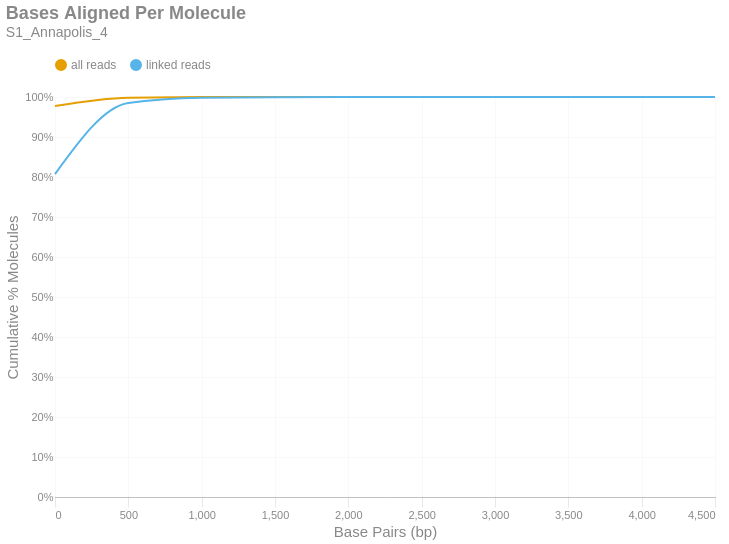

Write notebook code for a chart like this one.
### Markdown cell above
### Bases Aligned Per Molecule
This is a cumulative frequency distribution showing the number of base pairs aligned per unique molecule. These data are shown in 500 bp bins. There are two distributions: one with `all reads` (yellow) and another with only `linked reads` (blue). The percent of molecules in the `linked reads` distribution is relative to the total number of linked molecules.

### Code cell
if SKIPLR:
    print_html(f"Skipped")
else:
    binned_df = consolidated_hist(valids['aligned_bp'], mask, 500, True)
    with SafeRender(binned_df):
        (
            density_plot(binned_df, 'Bases Aligned Per Molecule', samplename, 'basesper')
            .encode(
                x=alt.X('bin:Q', title="Base Pairs (bp)").axis(tickMinStep=500).scale(padding=0),
                y=alt.Y('value:Q', title='Cumulative % Molecules')
                    .axis(format='%')
                    .scale(domain = [0,1])
                    .stack(False),
                color=alt.Color("key:N").scale(domain = ["all reads", "linked reads"]),
                tooltip = [
                    alt.Tooltip("key:N", title = "Data Type"),
                    alt.Tooltip("range_label:N", title="Bases Aligned Per Molecule"),
                    alt.Tooltip("value:Q", format = ".2%", title="% Molecules (Cum.)")
                ]
            )
        ).display()

### Figure 1 — Vega-Lite specification as saved in the notebook (floating-point values rounded to 4 significant figures)
{"width": "container", "height": 400, "config": {"title": {"anchor": "start", "dy": -15, "fontSize": 18, "color": "#888888", "subtitleColor": "#888888", "subtitleFontSize": 14}, "arc": {"fill": "#0072B2"}, "axis": {"domainColor": "#888888", "domainWidth": 0.5, "gridWidth": 0.2, "grid": false, "titleFontWeight": 400, "titleFontSize": 15, "labelFontSize": 11, "labelColor": "#888888", "tickColor": "#888888", "tickWidth": 0.2, "titleColor": "#888888"}, "axisBand": {"grid": false}, "axisX": {"grid": true, "tickSize": 10, "domainCap": "round"}, "axisY": {"domain": false, "grid": true, "tickSize": 0, "domainCap": "round"}, "background": "transparent", "header": {"labelFontSize": 15, "labelColor": "#888888", "titleFontSize": 15, "titleFontWeight": 600, "titleColor": "#888888"}, "legend": {"labelFont": "sans-serif", "labelFontSize": 12, "labelColor": "#888888", "symbolSize": 100, "symbolType": "circle", "titleFontSize": 12, "titlePadding": 10, "titleColor": "#888888", "title": null, "orient": "top"}, "range": {"category": ["#E69F00", "#56B4E9", "#009E73", "#F0E442", "#0072B2", "#D55E00", "#CC79A7", "#000000"], "diverging": ["#cfe8f3", "#a2d4ec", "#73bfe2", "#46abdb", "#1696d2", "#12719e"]}, "area": {"fill": "#0072B2", "fillOpacity": 0.7, "line": true, "strokeOpacity": 0.7}, "line": {"color": "#0072B2", "stroke": "#0072B2", "strokeWidth": 2}, "trail": {"color": "#0072B2", "stroke": "#0072B2", "strokeWidth": 0, "size": 1}, "point": {"filled": true, "fillOpacity": 1.0, "size": 95}, "text": {"color": "#888888", "fontSize": 11, "align": "right", "fontWeight": 400, "size": 11}, "bar": {"fill": "#0072B2", "stroke": null}, "view": {"stroke": null, "continuousWidth": 660, "continuousHeight": 400}}, "data": {"name": "data-a0080128b0e981f843e6a54969496d57"}, "mark": {"type": "line", "interpolate": "monotone", "point": {"opacity": 0, "size": 275}}, "encoding": {"color": {"field": "key", "scale": {"domain": ["all reads", "linked reads"]}, "type": "nominal"}, "tooltip": [{"field": "key", "title": "Data Type", "type": "nominal"}, {"field": "range_label", "title": "Bases Aligned Per Molecule", "type": "nominal"}, {"field": "value", "format": ".2%", "title": "% Molecules (Cum.)", "type": "quantitative"}], "x": {"axis": {"tickMinStep": 500}, "field": "bin", "scale": {"padding": 0}, "title": "Base Pairs (bp)", "type": "quantitative"}, "y": {"axis": {"format": "%"}, "field": "value", "scale": {"domain": [0, 1]}, "stack": false, "title": "Cumulative % Molecules", "type": "quantitative"}}, "params": [{"name": "param_c36ac31b6afebe62", "select": {"type": "point", "fields": ["key"]}, "bind": "legend"}], "title": {"text": "Bases Aligned Per Molecule", "subtitle": "S1_Annapolis_4"}, "transform": [{"fold": ["all reads (cumsum)", "linked reads (cumsum)"]}, {"calculate": "replace(datum.key, ' (cumsum)', '')", "as": "key"}, {"filter": {"param": "param_c36ac31b6afebe62"}}], "usermeta": {"embedOptions": {"downloadFileName": "S1_Annapolis_4.basesper"}}, "$schema": "https://vega.github.io/schema/vega-lite/v6.1.0.json", "datasets": {"data-a0080128b0e981f843e6a54969496d57": [{"bin": "0.0", "interval": "0.0-500.0", "all reads": 0.9774, "linked reads": 0.8072, "all reads (cumsum)": 0.9774, "linked reads (cumsum)": 0.8072, "range_label": "0-499"}, {"bin": "500.0", "interval": "500.0-1000.0", "all reads": 0.02088, "linked reads": 0.1777, "all reads (cumsum)": 0.9983, "linked reads (cumsum)": 0.9849, "range_label": "500-999"}, {"bin": "1000.0", "interval": "1000.0-1500.0", "all reads": 0.001485, "linked reads": 0.0129, "all reads (cumsum)": 0.9998, "linked reads (cumsum)": 0.9978, "range_label": "1000-1499"}, {"bin": "1500.0", "interval": "1500.0-2000.0", "all reads": 0.0001975, "linked reads": 0.001719, "all reads (cumsum)": 0.9999, "linked reads (cumsum)": 0.9996, "range_label": "1500-1999"}, {"bin": "2000.0", "interval": "2000.0-2500.0", "all reads": 4.217e-05, "linked reads": 0.0003681, "all reads (cumsum)": 1.0, "linked reads (cumsum)": 0.9999, "range_label": "2000-2499"}, {"bin": "2500.0", "interval": "2500.0-3000.0", "all reads": 6.573e-06, "linked reads": 5.737e-05, "all reads (cumsum)": 1.0, "linked reads (cumsum)": 1.0, "range_label": "2500-2999"}, {"bin": "3000.0", "interval": "3000.0-3500.0", "all reads": 1.643e-06, "linked reads": 1.434e-05, "all reads (cumsum)": 1.0, "linked reads (cumsum)": 1.0, "range_label": "3000-3499"}, {"bin": "3500.0", "interval": "3500.0-4000.0", "all reads": 5.477e-07, "linked reads": 4.781e-06, "all reads (cumsum)": 1.0, "linked reads (cumsum)": 1.0, "range_label": "3500-3999"}, {"bin": "4000.0", "interval": "4000.0-4500.0", "all reads": 0.0, "linked reads": 0.0, "all reads (cumsum)": 1.0, "linked reads (cumsum)": 1.0, "range_label": "4000-4499"}, {"bin": "4500.0", "interval": "4500.0-5000.0", "all reads": 2.739e-07, "linked reads": 2.39e-06, "all reads (cumsum)": 1.0, "linked reads (cumsum)": 1.0, "range_label": "4500-4999"}]}}
